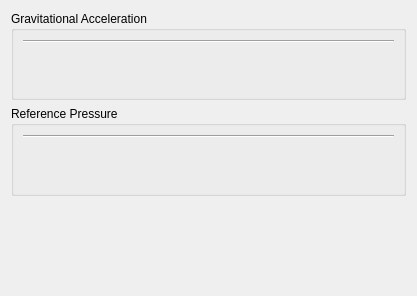
<?xml version="1.0" encoding="UTF-8"?>
<ui version="4.0">
 <class>OperatingConditionWidget</class>
 <widget class="QWidget" name="OperatingConditionWidget">
  <property name="geometry">
   <rect>
    <x>0</x>
    <y>0</y>
    <width>417</width>
    <height>296</height>
   </rect>
  </property>
  <property name="windowTitle">
   <string>Form</string>
  </property>
  <layout class="QGridLayout" name="gridLayout_3">
   <item row="0" column="0">
    <widget class="QGroupBox" name="groupBox_GraAcc">
     <property name="title">
      <string>Gravitational Acceleration</string>
     </property>
     <property name="flat">
      <bool>true</bool>
     </property>
     <property name="checkable">
      <bool>false</bool>
     </property>
     <layout class="QGridLayout" name="gridLayout">
      <item row="0" column="0">
       <widget class="Line" name="line">
        <property name="orientation">
         <enum>Qt::Horizontal</enum>
        </property>
       </widget>
      </item>
      <item row="1" column="0">
       <layout class="QVBoxLayout" name="verticalLayout_GraAcc"/>
      </item>
      <item row="2" column="0">
       <spacer name="verticalSpacer">
        <property name="orientation">
         <enum>Qt::Vertical</enum>
        </property>
        <property name="sizeHint" stdset="0">
         <size>
          <width>20</width>
          <height>40</height>
         </size>
        </property>
       </spacer>
      </item>
     </layout>
    </widget>
   </item>
   <item row="1" column="0">
    <widget class="QGroupBox" name="groupBox_RefPre">
     <property name="title">
      <string>Reference Pressure</string>
     </property>
     <property name="flat">
      <bool>true</bool>
     </property>
     <layout class="QGridLayout" name="gridLayout_2">
      <item row="0" column="0">
       <widget class="Line" name="line_2">
        <property name="orientation">
         <enum>Qt::Horizontal</enum>
        </property>
       </widget>
      </item>
      <item row="1" column="0">
       <layout class="QVBoxLayout" name="verticalLayout_RefPre"/>
      </item>
      <item row="2" column="0">
       <spacer name="verticalSpacer_2">
        <property name="orientation">
         <enum>Qt::Vertical</enum>
        </property>
        <property name="sizeHint" stdset="0">
         <size>
          <width>20</width>
          <height>40</height>
         </size>
        </property>
       </spacer>
      </item>
     </layout>
    </widget>
   </item>
   <item row="2" column="0">
    <spacer name="verticalSpacer_3">
     <property name="orientation">
      <enum>Qt::Vertical</enum>
     </property>
     <property name="sizeHint" stdset="0">
      <size>
       <width>20</width>
       <height>40</height>
      </size>
     </property>
    </spacer>
   </item>
  </layout>
 </widget>
 <resources/>
 <connections/>
</ui>
